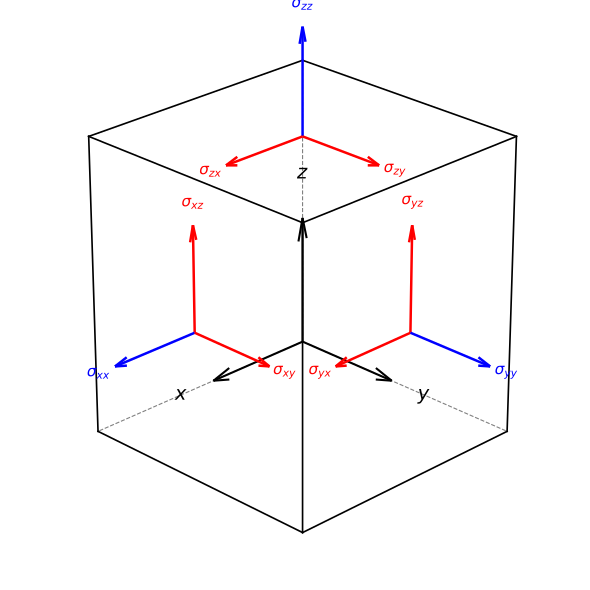

This figure's Python source:
#!/usr/bin/env python3
"""
Generate a Cauchy stress tensor cube figure.
Outputs stress_cube.pdf for inclusion in LaTeX.
"""

import numpy as np
import matplotlib.pyplot as plt

# ── Cube geometry ──────────────────────────────────────────────
L = 1.0  # side length

# 8 vertices of the cube [0, L]^3
# Index: (x_bit, y_bit, z_bit) → vertex number = 4*x + 2*y + z
verts = np.array([[i, j, k] for i in [0, L] for j in [0, L] for k in [0, L]])

# 12 edges as pairs of vertex indices
edges = [
    (0, 1), (0, 2), (0, 4),  # from (0,0,0)
    (1, 3), (1, 5),          # from (0,0,L)
    (2, 3), (2, 6),          # from (0,L,0)
    (3, 7),                  # from (0,L,L)
    (4, 5), (4, 6),          # from (L,0,0)
    (5, 7),                  # from (L,0,L)
    (6, 7),                  # from (L,L,0)
]

# With azim=45, elev=25: viewer is at (+x,+y,+z).
# Hidden corner is (0,0,0) → vertex index 0.
# Hidden edges are the 3 from vertex 0.
hidden = {(0, 1), (0, 2), (0, 4)}

# ── Stress arrows on visible faces ───────────────────────────
# Visible faces (facing the viewer): +x, +y, +z
# Face centers:
#   +x face (x=L): center at (L, L/2, L/2)  — right front face
#   +y face (y=L): center at (L/2, L, L/2)  — left front face
#   +z face (z=L): center at (L/2, L/2, L)  — top face

h = L / 2.0
a = 0.35 * L  # arrow length

# Convention: on a positive face, σ_{ij} acts in the +x_j direction.
# Labels use i,j = x,y,z.
faces = {
    '+x': {
        'center': np.array([L, h, h]),
        'arrows': [
            (np.array([a, 0, 0]), r'$\sigma_{xx}$', 'blue'),    # normal
            (np.array([0, a, 0]), r'$\sigma_{xy}$', 'red'),     # shear
            (np.array([0, 0, a]), r'$\sigma_{xz}$', 'red'),     # shear
        ]
    },
    '+y': {
        'center': np.array([h, L, h]),
        'arrows': [
            (np.array([a, 0, 0]), r'$\sigma_{yx}$', 'red'),     # shear
            (np.array([0, a, 0]), r'$\sigma_{yy}$', 'blue'),    # normal
            (np.array([0, 0, a]), r'$\sigma_{yz}$', 'red'),     # shear
        ]
    },
    '+z': {
        'center': np.array([h, h, L]),
        'arrows': [
            (np.array([a, 0, 0]), r'$\sigma_{zx}$', 'red'),     # shear
            (np.array([0, a, 0]), r'$\sigma_{zy}$', 'red'),     # shear
            (np.array([0, 0, a]), r'$\sigma_{zz}$', 'blue'),    # normal
        ]
    },
}

# ── Plot ──────────────────────────────────────────────────────
fig = plt.figure(figsize=(6, 6))
ax = fig.add_subplot(111, projection='3d')

# Draw cube edges
for i, j in edges:
    xs = [verts[i, 0], verts[j, 0]]
    ys = [verts[i, 1], verts[j, 1]]
    zs = [verts[i, 2], verts[j, 2]]
    if (i, j) in hidden:
        ax.plot(xs, ys, zs, color='gray', linewidth=0.8, linestyle='--')
    else:
        ax.plot(xs, ys, zs, color='black', linewidth=1.2)

# Draw stress arrows on the three visible faces
for face_name, face_data in faces.items():
    c = face_data['center']
    for dvec, label, color in face_data['arrows']:
        ax.quiver(c[0], c[1], c[2], dvec[0], dvec[1], dvec[2],
                  color=color, arrow_length_ratio=0.15, linewidth=1.8)
        # Label at arrow tip
        tip = c + dvec * 1.2
        ax.text(tip[0], tip[1], tip[2], label, fontsize=11,
                ha='center', va='center', color=color)

# Coordinate axes from the back lower corner (0,0,0)
origin = np.array([0.0, 0.0, 0.0])
axis_len = L * 0.45
axis_labels = [r'$x$', r'$y$', r'$z$']
for i, label in enumerate(axis_labels):
    direction = np.zeros(3)
    direction[i] = axis_len
    ax.quiver(origin[0], origin[1], origin[2],
              direction[0], direction[1], direction[2],
              color='black', arrow_length_ratio=0.18, linewidth=1.5)
    tip = origin + direction * 1.35
    ax.text(tip[0], tip[1], tip[2], label, fontsize=14,
            ha='center', va='center', fontweight='bold')

# ── View and formatting ──────────────────────────────────────
# azim=45: camera in the +x, +y quadrant → sees +x and +y faces as front faces
# elev=25: slightly above → sees +z (top) face
ax.view_init(elev=25, azim=45)

ax.set_box_aspect([1, 1, 1])
ax.set_axis_off()

fig.tight_layout()
fig.savefig('stress_cube.pdf', bbox_inches='tight', pad_inches=0.1)
print('Saved stress_cube.pdf')
